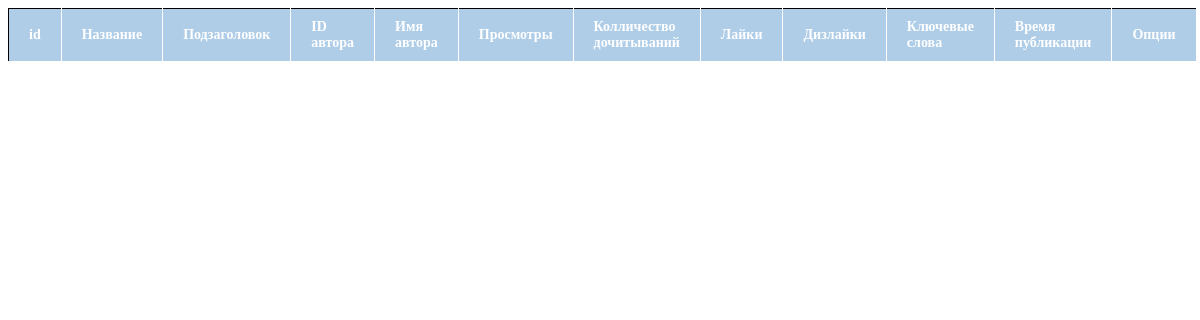
Page /admin/news.php on the earlier database version.
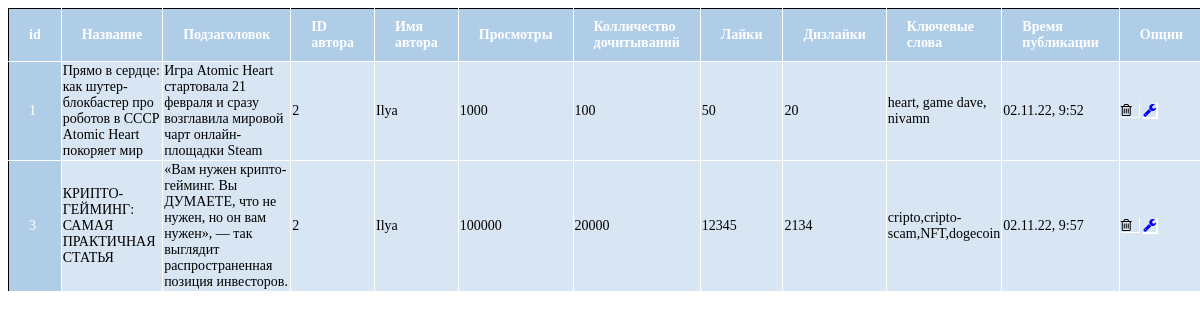
Same page on the later database version.
### tables this page shows
CREATE TABLE `News` (
  `id` int(11) NOT NULL,
  `Header` varchar(100) NOT NULL,
  `under_header` varchar(1000) NOT NULL,
  `author_id` int(7) NOT NULL,
  `views` int(7) NOT NULL,
  `reads_count` int(10) NOT NULL,
  `likes` int(7) NOT NULL,
  `dislikes` int(7) NOT NULL,
  `key_words` varchar(100) NOT NULL,
  `time` varchar(20) NOT NULL
);

CREATE TABLE `users` (
  `id` int(3) NOT NULL,
  `name` varchar(20) NOT NULL,
  `password` text NOT NULL,
  `mail` varchar(25) NOT NULL,
  `r_name` varchar(10) NOT NULL,
  `surname` varchar(10) NOT NULL,
  `phone` varchar(13) NOT NULL,
  `adress` varchar(20) NOT NULL,
  `role` tinyint(1) NOT NULL
);

### admin/news.php (the view, shortened to what this page needs)
<?php
$link = mysqli_connect('localhost', 'root', '', 'shop');
$req = 'SELECT `n` .`id` AS `news_id`, `n` .`Header`, `n` .`under_header`, `n` .`author_id`, `n` .`views`, `n` .`reads_count`, `n` .`likes`, `n` .`dislikes`, `n` .`key_words`, `n` .`time`, `u`.`id` AS `user_id`, `u`.`name` FROM `News` `n` , `users` `u` WHERE `u`.`id` = `n`.`author_id`';
$result = mysqli_query($link, $req);
$product = [];
while ($row = mysqli_fetch_assoc($result))
	$product[] = $row;
?>
<!DOCTYPE html>
<html lang="en">
<head>
	<link rel="stylesheet" href="https://maxcdn.bootstrapcdn.com/font-awesome/4.5.0/css/font-awesome.min.css">
	<link rel="stylesheet" href="style.css">
</head>
<body>
	<table border="1">
		<tr>
			<th>id</th>
			<th>Название</th>
			<th>Подзаголовок</th>
			<th>ID автора</th>
			<th>Имя автора</th>
			<th>Просмотры</th>
			<th>Колличество дочитываний</th>
			<th>Лайки</th>
			<th>Дизлайки</th>
			<th>Ключевые слова</th>
			<th>Время публикации</th>
			<th>Опции</th>
		</tr>
		<?php
		for ($i = 0; $i < count($product); $i++) {
			echo '<tr>';
			echo '<td>' . $product[$i]['news_id'] . '</td><td>' . $product[$i]['Header'] . '</td><td>' . $product[$i]['under_header'] . '</td><td>' . $product[$i]['author_id'] . '</td><td>' . $product[$i]['name'] . '</td><td>' . $product[$i]['views'] . '</td><td>' . $product[$i]['reads_count'] . '</td><td>' . $product[$i]['likes'] . '</td><td>' . $product[$i]['dislikes'] . '</td><td>' . $product[$i]['key_words'] . '</td><td>' . $product[$i]['time'] . '</td><td>
			<i class="fa fa-trash-o fa-fw gds-delete_n" id="' . $product[$i]['news_id'] . '"></i>
			<a href="edit_news.php?id=' . $product[$i]['news_id'] . '">
			<i class="fa fa-wrench fg fw" ></i>
			</td>';
			echo '</tr>';
		}
		?>
</body>
</html>

Differences in the rows shown:
added news: id "1", Header "Прямо в сердце: как шутер-блокбастер про роботов в СССР Atomic Heart покоряет мир", under_header "Игра Atomic Heart стартовала 21 февраля и сразу возглавила мировой чарт онлайн-площадки Steam", author "2", author.name "Ilya", views "1000", reads_count "100", likes "50", dislikes "20", key_words "heart, game dave, nivamn", time "02.11.22, 9:52"
added news: id "3", Header "КРИПТО-ГЕЙМИНГ: САМАЯ ПРАКТИЧНАЯ СТАТЬЯ", under_header "«Вам нужен крипто-гейминг. Вы ДУМАЕТЕ, что не нужен, но он вам нужен», — так выглядит распространенная позиция инвесторов.", author "2", author.name "Ilya", views "100000", reads_count "20000", likes "12345", dislikes "2134", key_words "cripto,cripto-scam,NFT,dogecoin", time "02.11.22, 9:57"
